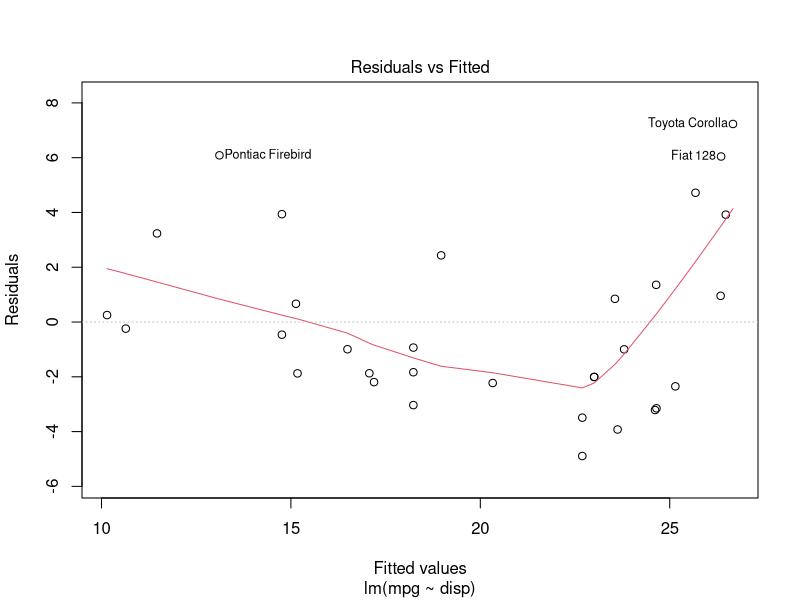
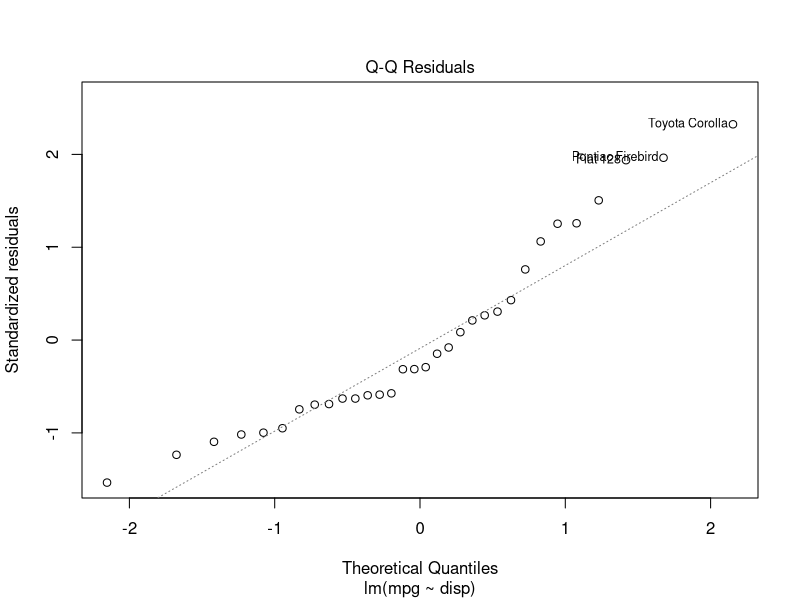
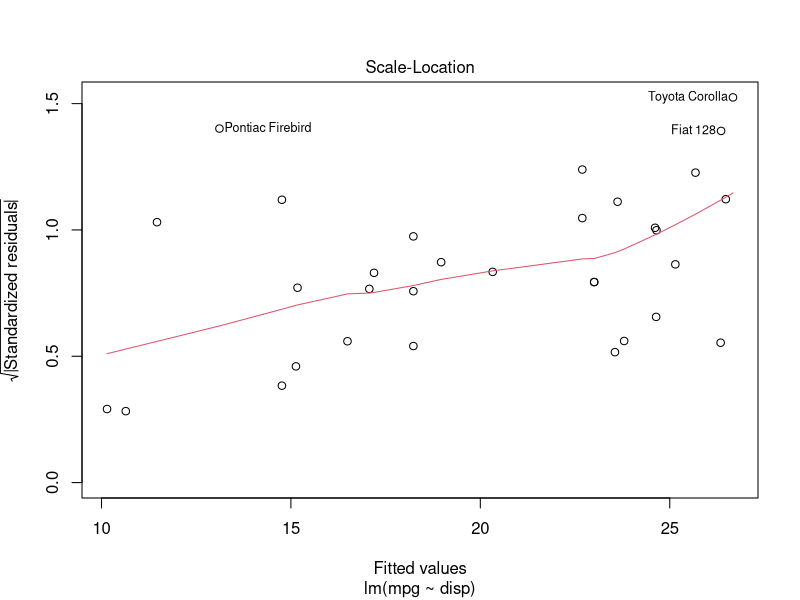
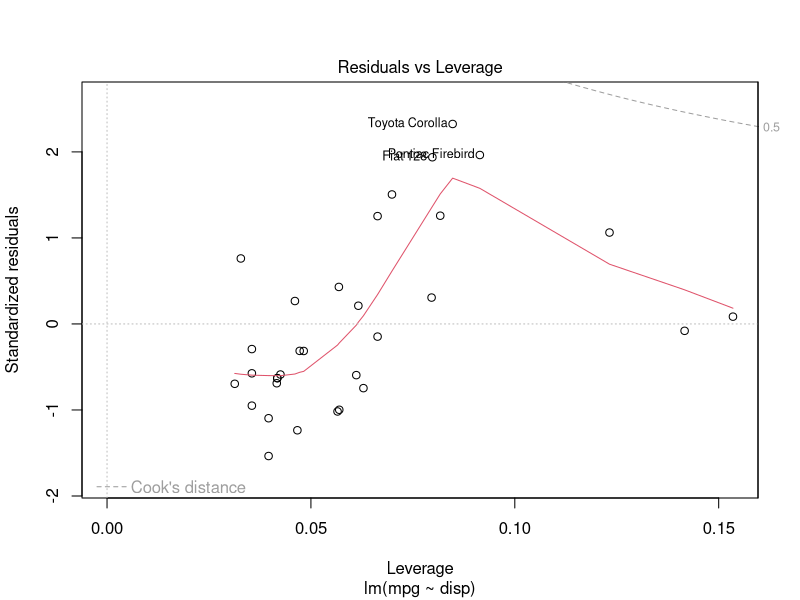
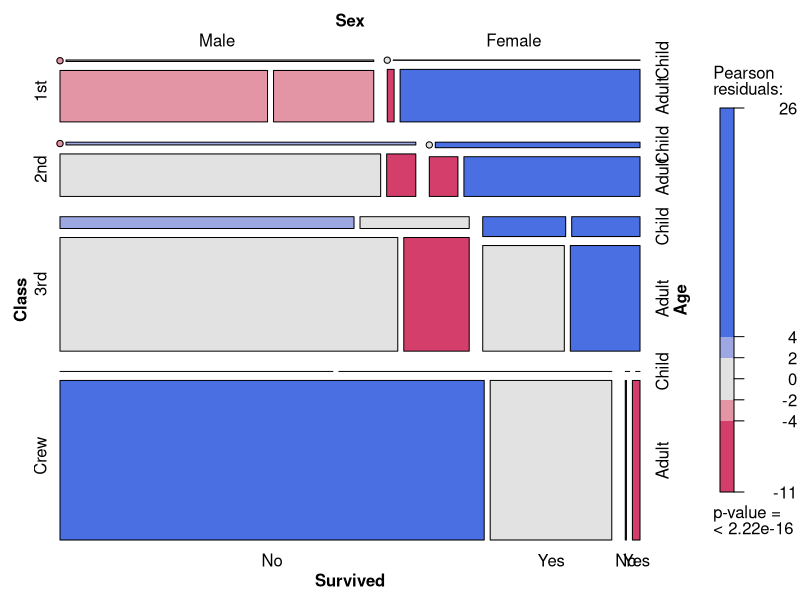

Write the R code that produced these figures, in order.
x=5
x
y=x^2
y
z=sqrt(x)
z

lm.fit <- lm(mpg~disp,data=mtcars)
summary(lm.fit)
plot(lm.fit)

library(vcd)
mosaic(Titanic,shade = TRUE,legend=TRUE)